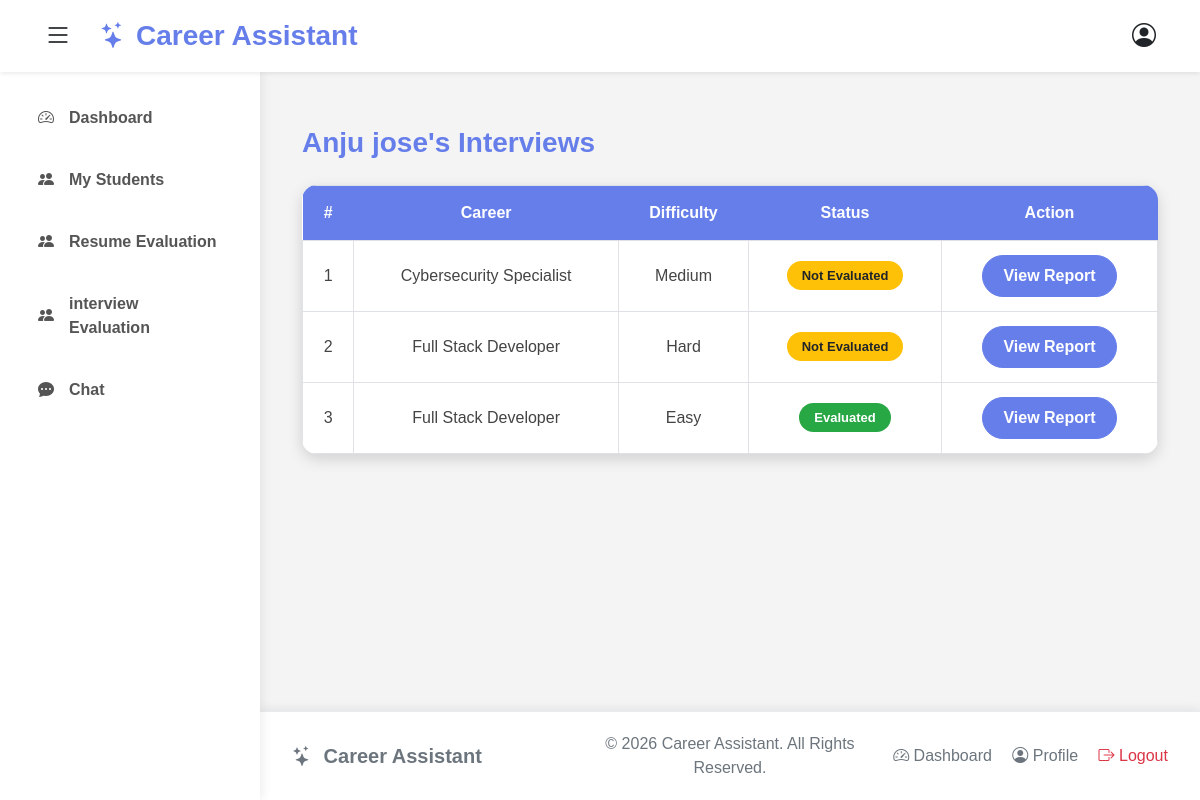
Page /student-interviews/3/ (signed in) on the committed database.
### careerproject/models.py (models this page shows, shortened)
class StudentProfile(models.Model):
    user = models.OneToOneField(CustomUser, on_delete=models.CASCADE)
    mentor = models.ForeignKey('MentorProfile', on_delete=models.SET_NULL, null=True, blank=True, related_name="students")
    profile_pic = models.ImageField(upload_to='students/', blank=True, null=True)
    full_name = models.CharField(max_length=100)
    phone = models.CharField(max_length=15,)
    GENDER_CHOICES = (
            ('Male', 'Male'),
            ('Female', 'Female'),
            ('Other', 'Other')
    )
    gender = models.CharField(max_length=10,choices=GENDER_CHOICES)
    dob = models.DateField(blank=True, null=True)
    location = models.CharField(max_length=100, blank=True)
    QUALIFICATION_CHOICES=(
            ('10th', '10th'),
            ('12th', '12th'),
            ('Diploma', 'Diploma'),
            ('Graduate', 'Graduate'),
            ('Post Graduate', 'Post Graduate'),
            ('Others', 'Others'),
    )
    qualification = models.CharField(max_length=30, choices=QUALIFICATION_CHOICES)
    course = models.CharField(max_length=100)
    OCCUPATIONAL_CHOICES=(
            ('Student', 'Student'),
            ('Unemployed', 'Unemployed'),
            ('Employed', 'Employed'),
            ('Career Break', 'Career Break'),
    )
    occupational_status = models.CharField(max_length=20, choices=OCCUPATIONAL_CHOICES)
    skills = models.TextField()
    resume = models.FileField(upload_to='resumes/', blank=True, null=True)
    bio = models.TextField(blank=True)

class MockInterview(models.Model):
    student = models.ForeignKey(
        StudentProfile,
        on_delete=models.CASCADE
    )
    career = models.ForeignKey(
        StudentCareer,
        on_delete=models.CASCADE
    )
    difficulty = models.CharField(
        max_length=20
    )
    total_questions = models.IntegerField(default=10)
    completed = models.BooleanField(default=False)
    created_at = models.DateTimeField(auto_now_add=True)
    overall_score = models.IntegerField(default=0)
    technical_score = models.IntegerField(default=0)
    communication_score = models.IntegerField(default=0)
    confidence_score = models.IntegerField(default=0)
    ai_report = models.TextField(blank=True)
    mentor_feedback = models.TextField(blank=True,null=True)
    feedback_date = models.DateTimeField(blank=True,null=True)

class StudentCareer(models.Model):
    student = models.ForeignKey(
        StudentProfile,
        on_delete=models.CASCADE,
        related_name="careers"
    )
    career_name = models.CharField(max_length=100)
    confidence = models.PositiveIntegerField(default=0)
    active = models.BooleanField(default=True)
    selected_at = models.DateTimeField(auto_now_add=True)

### careerproject/views.py (the view)
# urls.py: path("student-interviews/<int:student_id>/",views.student_mock_interviews,name="student_mock_interviews",),
@login_required
def student_mock_interviews(request, student_id):
    student = get_object_or_404(
        StudentProfile,
        id=student_id
    )
    interviews = MockInterview.objects.filter(
        student=student
    ).order_by("-created_at")
    return render(
        request,
        "mentor_module/student_mock_interviews.html",
        {
            "student": student,
            "interviews": interviews
        }
    )

### templates/mentor_module/student_mock_interviews.html
{% extends "mentor_module/mentor_base.html" %}
{% load static %}
{% block css %}
<link rel="stylesheet" href="{% static 'css/student_interviews.css' %}">
{% endblock %}
{% block content %}
<div class="container mt-4">
<h3>{{student.full_name}}'s Interviews</h3>
<table class="table table-bordered">
<tr>
<th>#</th>
<th>Career</th>
<th>Difficulty</th>
<th>Status</th>
<th>Action</th>
</tr>
{% for interview in interviews %}
<tr>
<td>{{forloop.counter}}</td>
<td>{{interview.career.career_name}}</td>
<td>{{interview.difficulty}}</td>
<td>
{% if interview.mentor_feedback %}
<span class="badge bg-success">
Evaluated
</span>
{% else %}
<span class="badge bg-warning text-dark">
Not Evaluated
</span>
{% endif %}
</td>
<td>
<a href="{% url 'view_interview_report' interview.id %}"
class="btn btn-primary">
View Report
</a>
</td>
</tr>
{% endfor %}
</table>
</div>
{% endblock %}

### static/css/private.css (style rules this page uses)
* { margin:0; padding:0; box-sizing:border-box; }
body { font-family:'Segoe UI',sans-serif; background:#f5f7fb; min-height:100vh; display:flex; flex-direction:column; }
html,body { height:100%; }
body { display:flex; flex-direction:column; min-height:100vh; }

### static/css/student_interviews.css (style rules this page uses)
body { background-color:#f4f4f4; font-family:Arial, sans-serif; }
.container { padding-bottom:40px; }
.container h3 { color:#667eea; font-weight:bold; margin-bottom:25px; }
.table { background:white; border-radius:15px; overflow:hidden; box-shadow:0 5px 15px rgba(0,0,0,0.15); }
.table th { background-color:#667eea !important; color:white; text-align:center; padding:15px; font-weight:bold; border:none; }
.table td { padding:14px; text-align:center; vertical-align:middle; color:#444; }
.table tbody tr { transition:0.3s ease; }
.badge { padding:8px 15px; border-radius:20px; font-size:13px; font-weight:bold; }
.bg-success { background-color:#28a745 !important; }
.bg-warning { background-color:#ffc107 !important; }
.btn-primary { background-color:#667eea; border-color:#667eea; border-radius:25px; padding:8px 20px; font-weight:bold; transition:0.3s ease; }

### rows in the picture
StudentProfile: full_name "Anju jose"
MockInterview: career.career_name "Cybersecurity Specialist", difficulty "Medium", shows "Not Evaluated"
MockInterview: career.career_name "Full Stack Developer", difficulty "Hard", shows "Not Evaluated"
MockInterview: career.career_name "Full Stack Developer", difficulty "Easy", shows "Evaluated"
